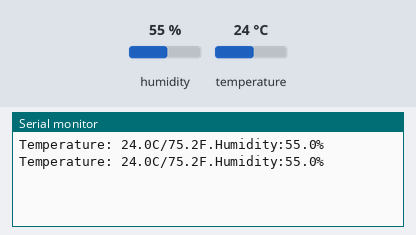
The sketch below on a simulated Arduino Uno, built with avr-gcc and run on an emulated ATmega328P. Parts: the last lines printed to the serial monitor. The inputs (shaded band) are chosen by the test bench; at power-on: humidity 55 %, temperature 24 °C.

Above: at 4.8 s.
4.9 s: humidity set to 22 %
At 6.7 s:
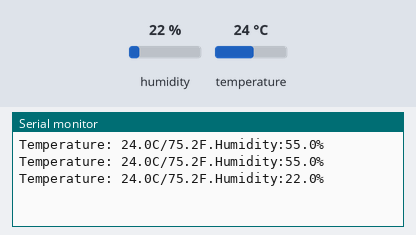
7.9 s: temperature set to 12 °C
At 8.6 s:
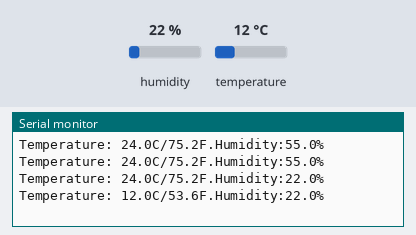
10.9 s: humidity set to 40 %
At 12.5 s:
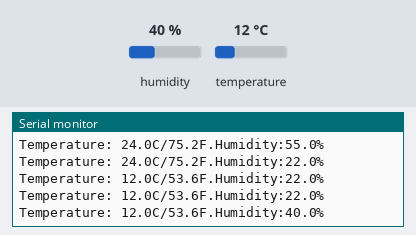
Timing chart, 0 to 14.0 s (numbered marks = the images above; inputs shaded):
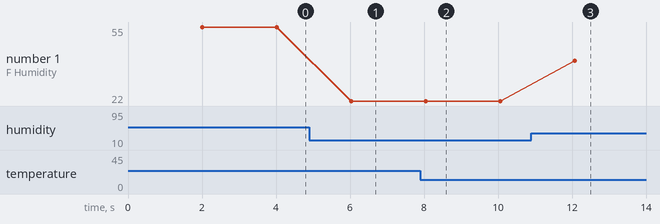

Measured:
- after the input at 4.9 s, the serial monitor: prints a new line after 1.1 s (image 1)
- after the input at 7.9 s, the serial monitor: prints a new line after 0.14 s (image 2)
- after the input at 10.9 s, the serial monitor: prints a new line after 1.2 s (image 3)
- plotted number 1: 55 → 22 after the input at 4.9 s, 22 → 40 after the input at 10.9 s

The sketch:

tem.ino
```cpp
#define DHT22_Pin 15
#include "DHTesp.h"
DHTesp dht;
void setup() {
  Serial.begin(115200);
  Serial.println();
  dht.setup(DHT22_Pin, DHTesp::DHT22); // Connect DHT sensor to GPIO 15
}
void loop() {
  delay(dht.getMinimumSamplingPeriod());
  float humidity = dht.getHumidity();
  float temperature = dht.getTemperature();
  Serial.print("Temperature: ");
  Serial.print(temperature,1);
  Serial.print("C/");
  Serial.print(dht.toFahrenheit(temperature), 1);
  Serial.print("F.");
  Serial.print("Humidity:");
  Serial.print(humidity, 1);
  Serial.print("%");
  Serial.print("\n");
}
```
